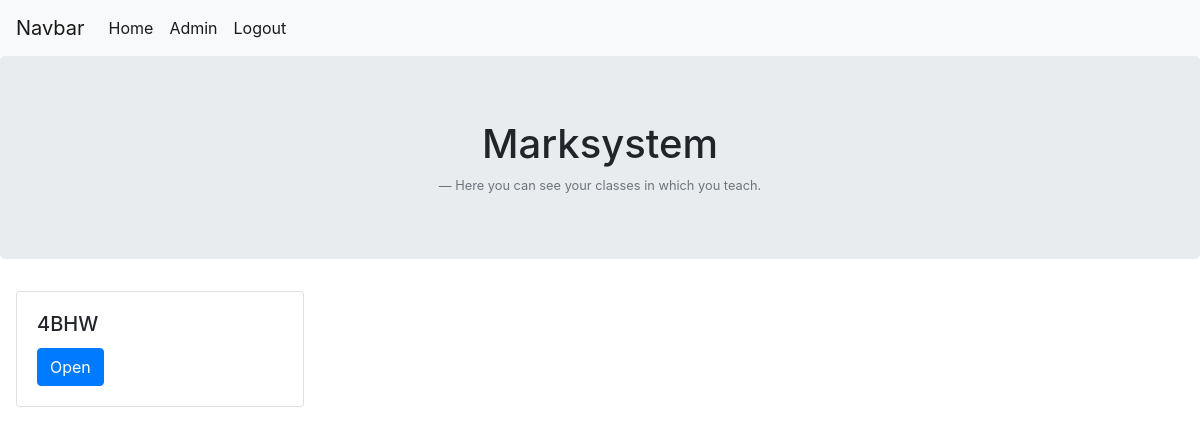
Page /startseite_lehrer/ (signed in) on the earlier database version.
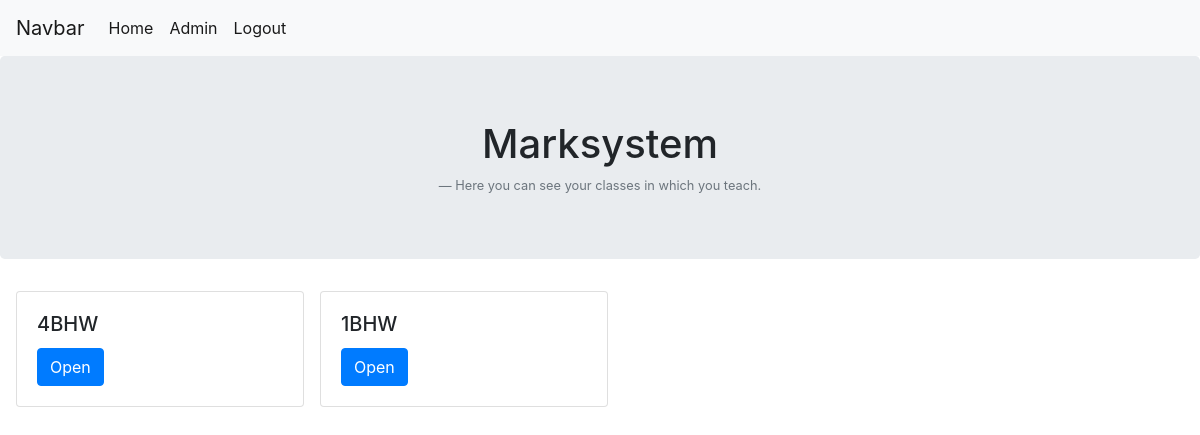
Same page on the later database version.
### noten/models.py (models this page shows, shortened)
class Klasse(models.Model):
    class_name = models.CharField(default="", max_length=150)

### noten/views.py (the view)
# urls.py: path('startseite_lehrer/', views.startseite_lehrer, name='startseite_lehrer'),
@login_required
def startseite_lehrer(request):
    klassen = Klasse.objects.filter(unterricht__Teacher=request.user)
    return render(request , 'noten/startseite_lehrer.html', {'latest_klasse_list' : klassen})

### noten/templates/noten/startseite_lehrer.html (shortened to what this page needs)
<!DOCTYPE html>
<html lang="en">
<head>
    {% load static %}
    <link href="https://stackpath.bootstrapcdn.com/bootstrap/4.2.1/css/bootstrap.min.css"
 rel="stylesheet">
</head>
<body>
<nav class="navbar navbar-expand-lg navbar-light bg-light">
    <a class="navbar-brand" href="">Navbar</a>
    <div class="collapse navbar-collapse" id="navbarNav">
        <ul class="navbar-nav">
            <li class="nav-item active">
                <a class="nav-link" href="{% url 'noten:startseite_lehrer' %}">Home</a>
            </li>
            <li class="nav-item active">
                <a class="nav-link" href="/admin">Admin</a>
            </li>
            <li class="nav-item active">
                <a class="nav-link" href="/accounts/logout">Logout</a>
            </li>
        </ul>
    </div>
</nav>
<div class="jumbotron text-center">
    <h1>Marksystem</h1>
    <footer class="blockquote-footer">Here you can see your classes in which you teach.</footer>
</div>
{% if latest_klasse_list %}
<div class="row ml-3">
    {% for klasse in latest_klasse_list %}
    <div class="card mr-3" style="width: 18rem;">
        <div class="card-body">
            <h5 class="card-title">{{ klasse.class_name }}</h5>
            <a class="btn btn-primary" href="{% url 'noten:detailseite_lehrer' %}">Open</a>
        </div>
    </div>
    {% endfor %}
</div>
{% else %}
<p>No classes are available.</p>
{% endif %}
</body>
</html>

Differences in the rows shown:
added Klasse: class_name "1BHW"
